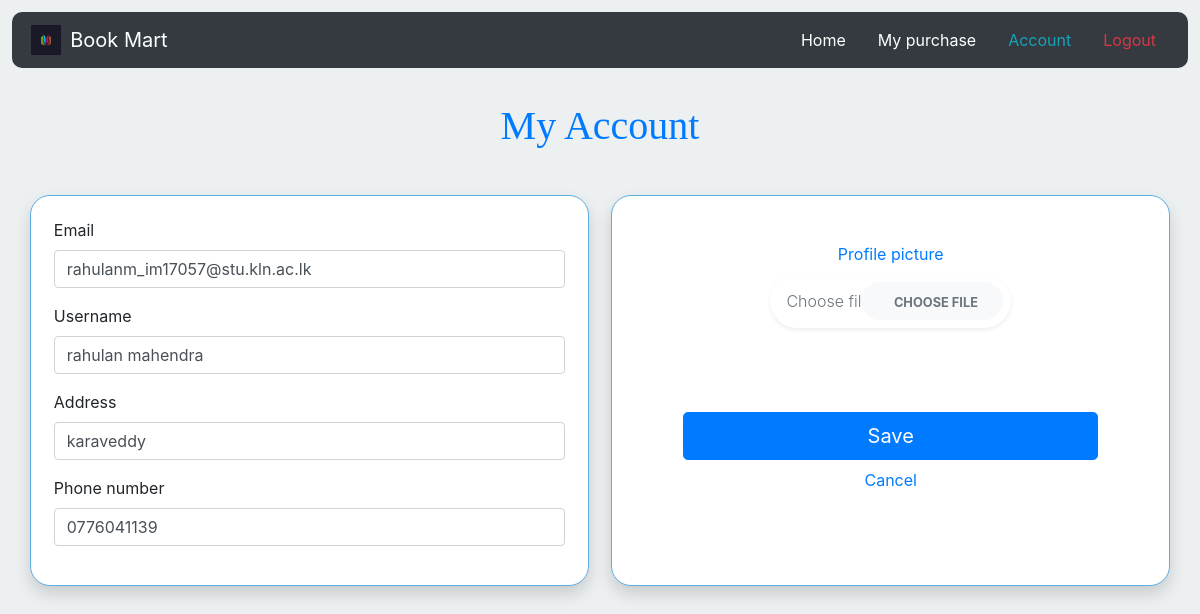
Screenshot of /account.php?user_id=20 with the database file from the repository.
### tables this page shows
CREATE TABLE `users` (
  `user_id` int(10) UNSIGNED NOT NULL,
  `username` varchar(250) NOT NULL,
  `email` varchar(250) NOT NULL,
  `password` varchar(200) NOT NULL,
  `phone` varchar(15) NOT NULL,
  `address` varchar(300) NOT NULL,
  `picture` varchar(250) NOT NULL,
  `reg_time` timestamp NOT NULL DEFAULT current_timestamp()
);

### account.php (the view, shortened to what this page needs)
<?php
require_once "configure.php";
$email = $username = $address = $phone = $picture = "";
$email_err =$username_err =$address_err = $phone_err = $picture_msg = "";
if(isset($_POST["submit"]) && !empty($_POST["user_id"]))
{
  $user_id=$_POST['user_id'];
  if(empty(trim($_POST["email"]))){
    $email_err = "Please enter a email.";
  } else{
    $email = trim($_POST["email"]);
  }
   if(empty(trim($_POST["username"]))){
    $username_err = "Please enter a username.";
  } else{
      $username = trim($_POST["username"]);
  }
  if(empty(trim($_POST["address"]))){
      $address_err = "Please enter a address.";
  } else{
      $address = trim($_POST["address"]);
  }
  if(empty(trim($_POST["phone"]))){
      $phone_err = "Please enter a phone number.";
  } else{
      $phone = trim($_POST["phone"]);
  }
  if(isset($_POST['submit']) && isset($_FILES["image"]) )
  {
    $picture=$_FILES['image']['name'];
    $temfile=$_FILES['image']['tmp_name'];
    $target="uploadedimages/".basename($_FILES['image']['name']);
    if(move_uploaded_file($_FILES['image']['tmp_name'],$target)){
        $msg= "Success";
    }else{
        $msg="ERROR";
    }
  } else{
      echo "Error";
  }
  if(empty($email_err) && empty($username_err) && empty($address_err) && empty($phone_err) ){
    $sql="UPDATE users SET username=?, email=?,phone=?,address=?,picture=? WHERE user_id=?";
    if($stmt = mysqli_prepare($con, $sql)){
      mysqli_stmt_bind_param($stmt, "sssssi", $param_username,	$param_email, $param_phone,	$param_address, $param_picture, $param_user_id);
      $param_username = $username;
      $param_email=$email;
      $param_phone=$phone;
      $param_address=$address;
      $param_picture =  $picture;
      $param_user_id = $user_id;
      if(mysqli_stmt_execute($stmt)){
          header("location: home.php?user_id=".$user_id);
          exit();
      } else{
          echo "Something went wrong. Please try again later.";
      }
    mysqli_stmt_close($stmt);
  }
  mysqli_stmt_close($stmt);
  }
}
else
{
    $user_id = trim($_GET["user_id"]);
    $sql="SELECT user_id,username,email,phone,address,picture FROM users WHERE user_id=?";
    if($stmt=mysqli_prepare($con,$sql))
    {
			mysqli_stmt_bind_param($stmt,'i',$user_id);
			mysqli_stmt_execute($stmt);
			$result=mysqli_stmt_get_result($stmt);
			if(mysqli_num_rows($result)==1){
				$row=mysqli_fetch_array($result,MYSQLI_ASSOC);
				$user_id=$row['user_id'];
				$email=$row['email'];
				$username=$row['username'];
				$phone=$row['phone'];
				$address=$row['address'];
			}
    }
    else
    {
      header("location: error.php");
      exit();
    }
}
?>
<!DOCTYPE html>
<html lang="en">
<head>
<link rel="stylesheet" href="https://cdnjs.cloudflare.com/ajax/libs/twitter-bootstrap/4.5.0/css/bootstrap.min.css">
<link rel="stylesheet" href="https://cdnjs.cloudflare.com/ajax/libs/font-awesome/5.13.1/css/all.min.css">
<link rel="stylesheet" href="css/style_u.css">
</head>
<body>
     <nav class="navbar navbar-dark bg-dark ">
        <a class="navbar-brand" href="#">
          <img id="logo" src="Image/logo.png" width="30" height="30" class="d-inline-block align-top" alt="">
          Book Mart
        </a>
        <ul class="nav justify-content-end">
          <li class="nav-item">
            <a class="nav-link text-white" href="<?php echo "home.php?user_id=".$user_id?>">Home</a>
          </li>
          <li class="nav-item">
            <a class="nav-link text-white" href="#">My purchase</a>
          </li>
          <li class="nav-item">
            <a class="nav-link text-info" href="">Account</a>
          </li>
          <li class="nav-item">
            <a class="nav-link text-danger" href="logout.php">Logout</a>
          </li>
        </ul>
      </nav>
      <div class="d-flex justify-content-around">
        <div class="container">
          <h1 class="head text-center text-primary">My Account</h1>
          <div class="row">
            <div class="col shadow  bg-white" id="left">
            <form action="<?php echo htmlspecialchars(basename($_SERVER['REQUEST_URI'])); ?>" method="POST" enctype="multipart/form-data">
                <label>Email</label>
                <div class="form-group">
                  <input type="text" name="email" class="form-control" id="formGroupExampleInput" value="<?php echo $email;  ?>">
                </div>
                <label>Username</label>
                <div class="form-group">
                  <input type="text" name="username" class="form-control" id="formGroupExampleInput2" value="<?php echo $username; ?>">
                </div>
                <label>Address</label>
                <div class="form-group">
                  <input type="text" name="address" class="form-control" id="formGroupExampleInput2" value="<?php echo $address; ?>">
                </div>
                <label>Phone number</label>
                <div class="form-group">
                  <input type="text" name="phone" class="form-control" id="formGroupExampleInput2" value="<?php echo $phone; ?>">
                </div>
            </div>
            <div class="col shadow bg-white" id="right">
              <div class="row py-4">
                <div class="col-lg-6 mx-auto">
                  <div class="text-center text-primary"><label class="text-center">Profile picture</label></div>
                    <div class="input-group mb-3 px-2 py-2 rounded-pill bg-white shadow-sm">
                        <label id="upload-label" for="upload" class="font-weight-light text-muted">Choose file</label>
                        <div class="input-group-append">
                            <label for="upload" class="btn btn-light m-0 rounded-pill px-4"> <i class="fa fa-cloud-upload mr-2 text-muted"></i><small class="text-uppercase font-weight-bold text-muted">Choose file</small></label>
                        </div>
                    </div>
                    <div class="image-area mt-4"><img id="imageResult" src="#" alt="" class="img-fluid rounded shadow-sm mx-auto d-block"></div>
                </div>
            </div>
            <div class="text-center mx-5">
              <Input type="submit" name="submit" class="btn btn-primary btn-lg mb-2 btn-block" value="Save">
            </div>
            <div class="text-center"><a id="cancel" href="<?php echo "home.php?user_id=".$user_id?>">Cancel</a></div>
            </div>
          </div>
</body>
</html>

### css/style_u.css (style rules this page uses)
body { margin: 0%; padding: 0%; box-sizing: border-box; background-color: #ECF0F1; }
body, html { height: 100%; }
.navbar { margin: 1%; border-radius: 10px; }
#logo { margin-left: 2%; margin-right: 3%; }
#left { border: 1px solid #5DADE2; padding: 2%; border-radius: 20px; margin-right: 1%; background-color: #5D6D7E; }
.head { position: relative; margin: 2% 0 4%; font-family: 'Bebas Neue', cursive; color: #1C2833; }
.container { position:absolute; }
#right { border: 1px solid #5DADE2; padding: 2%; border-radius: 20px; margin-left: 1%; background-color: #5D6D7E; }
#upload-label { position: absolute; top: 50%; left: 1rem; transform: translateY(-50%); }
.image-area { border: 2px dashed rgba(255, 255, 255, 0.7); padding: 1rem; position: relative; }
.image-area::before { content: 'Uploaded image result'; color: #fff; font-weight: bold; text-transform: uppercase; position: absolute; top: 50%; left: 50%; transform: translate(-50%, -50%); font-size: 0.8rem; z-index: 1; }

### rows the page displays
users: email "rahulanm_im17057@stu.kln.ac.lk", username "rahulan mahendra", address "karaveddy", phone "0776041139"
